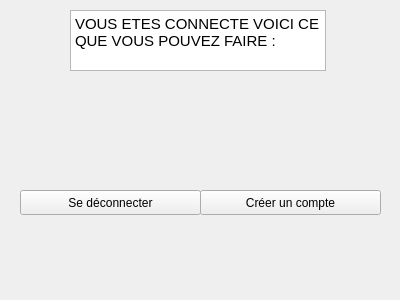
<?xml version="1.0" encoding="UTF-8"?>
<ui version="4.0">
 <class>FenetreUtilisateur</class>
 <widget class="QMainWindow" name="FenetreUtilisateur">
  <property name="geometry">
   <rect>
    <x>0</x>
    <y>0</y>
    <width>400</width>
    <height>300</height>
   </rect>
  </property>
  <property name="windowTitle">
   <string>MainWindow</string>
  </property>
  <widget class="QWidget" name="centralwidget">
   <widget class="QTextBrowser" name="textBrowser">
    <property name="geometry">
     <rect>
      <x>70</x>
      <y>10</y>
      <width>256</width>
      <height>61</height>
     </rect>
    </property>
    <property name="html">
     <string>&lt;!DOCTYPE HTML PUBLIC &quot;-//W3C//DTD HTML 4.0//EN&quot; &quot;http://www.w3.org/TR/REC-html40/strict.dtd&quot;&gt;
&lt;html&gt;&lt;head&gt;&lt;meta name=&quot;qrichtext&quot; content=&quot;1&quot; /&gt;&lt;style type=&quot;text/css&quot;&gt;
p, li { white-space: pre-wrap; }
&lt;/style&gt;&lt;/head&gt;&lt;body style=&quot; font-family:'Ubuntu'; font-size:11pt; font-weight:400; font-style:normal;&quot;&gt;
&lt;p style=&quot; margin-top:0px; margin-bottom:0px; margin-left:0px; margin-right:0px; -qt-block-indent:0; text-indent:0px;&quot;&gt;VOUS ETES CONNECTE VOICI CE QUE VOUS POUVEZ FAIRE :&lt;/p&gt;&lt;/body&gt;&lt;/html&gt;</string>
    </property>
   </widget>
   <widget class="QPushButton" name="creerCompte">
    <property name="geometry">
     <rect>
      <x>200</x>
      <y>190</y>
      <width>181</width>
      <height>25</height>
     </rect>
    </property>
    <property name="text">
     <string>Créer un compte</string>
    </property>
   </widget>
   <widget class="QPushButton" name="seDeconnecter">
    <property name="geometry">
     <rect>
      <x>20</x>
      <y>190</y>
      <width>181</width>
      <height>25</height>
     </rect>
    </property>
    <property name="text">
     <string>Se déconnecter</string>
    </property>
   </widget>
  </widget>
 </widget>
 <resources/>
 <connections/>
</ui>
